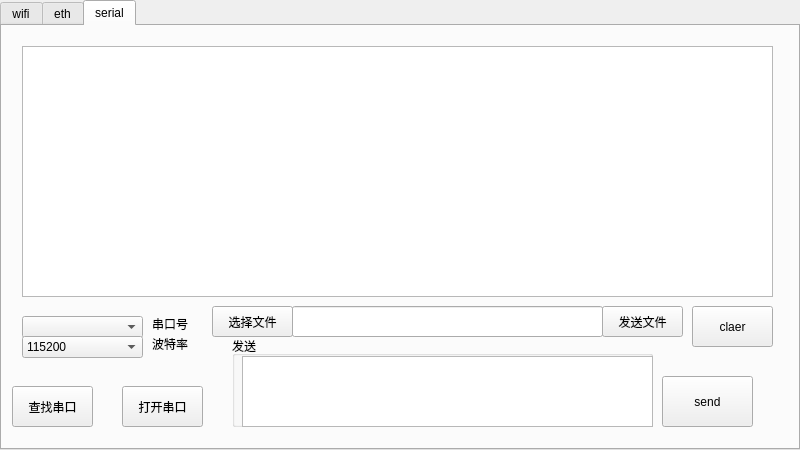
<?xml version="1.0" encoding="UTF-8"?>
<ui version="4.0">
 <class>MainWindow</class>
 <widget class="QMainWindow" name="MainWindow">
  <property name="geometry">
   <rect>
    <x>0</x>
    <y>0</y>
    <width>800</width>
    <height>450</height>
   </rect>
  </property>
  <property name="windowTitle">
   <string>MainWindow</string>
  </property>
  <widget class="QWidget" name="centralwidget">
   <widget class="QTabWidget" name="tabWidget">
    <property name="geometry">
     <rect>
      <x>0</x>
      <y>0</y>
      <width>800</width>
      <height>450</height>
     </rect>
    </property>
    <property name="currentIndex">
     <number>2</number>
    </property>
    <widget class="QWidget" name="tab_wifi">
     <attribute name="title">
      <string>wifi</string>
     </attribute>
     <widget class="QPushButton" name="wifi_send">
      <property name="geometry">
       <rect>
        <x>700</x>
        <y>340</y>
        <width>51</width>
        <height>61</height>
       </rect>
      </property>
      <property name="text">
       <string>Send</string>
      </property>
     </widget>
     <widget class="QPushButton" name="wifi_clear">
      <property name="geometry">
       <rect>
        <x>610</x>
        <y>210</y>
        <width>120</width>
        <height>21</height>
       </rect>
      </property>
      <property name="text">
       <string>Clear</string>
      </property>
     </widget>
     <widget class="QGroupBox" name="groupBox_3">
      <property name="geometry">
       <rect>
        <x>10</x>
        <y>10</y>
        <width>721</width>
        <height>201</height>
       </rect>
      </property>
      <property name="title">
       <string>接收区</string>
      </property>
      <layout class="QVBoxLayout" name="verticalLayout_4">
       <property name="spacing">
        <number>0</number>
       </property>
       <property name="sizeConstraint">
        <enum>QLayout::SetDefaultConstraint</enum>
       </property>
       <property name="leftMargin">
        <number>0</number>
       </property>
       <property name="topMargin">
        <number>0</number>
       </property>
       <property name="rightMargin">
        <number>0</number>
       </property>
       <property name="bottomMargin">
        <number>0</number>
       </property>
       <item>
        <widget class="QTextEdit" name="wifi_receive_text"/>
       </item>
      </layout>
     </widget>
     <widget class="QWidget" name="layoutWidget_3">
      <property name="geometry">
       <rect>
        <x>10</x>
        <y>242</y>
        <width>291</width>
        <height>151</height>
       </rect>
      </property>
      <layout class="QGridLayout" name="gridLayout_3" columnstretch="5,2">
       <property name="spacing">
        <number>0</number>
       </property>
       <item row="1" column="0">
        <layout class="QHBoxLayout" name="horizontalLayout_11">
         <property name="spacing">
          <number>0</number>
         </property>
         <item>
          <widget class="QLabel" name="label_5">
           <property name="sizePolicy">
            <sizepolicy hsizetype="Fixed" vsizetype="Fixed">
             <horstretch>0</horstretch>
             <verstretch>0</verstretch>
            </sizepolicy>
           </property>
           <property name="text">
            <string>DIP:</string>
           </property>
          </widget>
         </item>
         <item>
          <widget class="QLineEdit" name="wifi_dip">
           <property name="sizePolicy">
            <sizepolicy hsizetype="Fixed" vsizetype="Fixed">
             <horstretch>0</horstretch>
             <verstretch>0</verstretch>
            </sizepolicy>
           </property>
           <property name="maximumSize">
            <size>
             <width>150</width>
             <height>25</height>
            </size>
           </property>
          </widget>
         </item>
        </layout>
       </item>
       <item row="1" column="1">
        <layout class="QHBoxLayout" name="horizontalLayout_5" stretch="0,0">
         <property name="spacing">
          <number>0</number>
         </property>
         <item>
          <widget class="QLabel" name="label_8">
           <property name="sizePolicy">
            <sizepolicy hsizetype="Fixed" vsizetype="Fixed">
             <horstretch>0</horstretch>
             <verstretch>0</verstretch>
            </sizepolicy>
           </property>
           <property name="text">
            <string>DPORT:</string>
           </property>
          </widget>
         </item>
         <item>
          <widget class="QLineEdit" name="wifi_dport">
           <property name="sizePolicy">
            <sizepolicy hsizetype="Fixed" vsizetype="Fixed">
             <horstretch>0</horstretch>
             <verstretch>0</verstretch>
            </sizepolicy>
           </property>
           <property name="minimumSize">
            <size>
             <width>55</width>
             <height>20</height>
            </size>
           </property>
           <property name="maximumSize">
            <size>
             <width>50</width>
             <height>25</height>
            </size>
           </property>
          </widget>
         </item>
        </layout>
       </item>
       <item row="2" column="0">
        <layout class="QHBoxLayout" name="horizontalLayout_12">
         <property name="spacing">
          <number>0</number>
         </property>
         <item>
          <widget class="QLabel" name="label_10">
           <property name="sizePolicy">
            <sizepolicy hsizetype="Fixed" vsizetype="Fixed">
             <horstretch>0</horstretch>
             <verstretch>0</verstretch>
            </sizepolicy>
           </property>
           <property name="text">
            <string>SIP:</string>
           </property>
          </widget>
         </item>
         <item>
          <widget class="QLineEdit" name="wifi_sip">
           <property name="sizePolicy">
            <sizepolicy hsizetype="Fixed" vsizetype="Fixed">
             <horstretch>0</horstretch>
             <verstretch>0</verstretch>
            </sizepolicy>
           </property>
           <property name="maximumSize">
            <size>
             <width>150</width>
             <height>25</height>
            </size>
           </property>
          </widget>
         </item>
        </layout>
       </item>
       <item row="2" column="1">
        <layout class="QHBoxLayout" name="horizontalLayout_6" stretch="1,1">
         <property name="spacing">
          <number>0</number>
         </property>
         <item>
          <widget class="QLabel" name="label_11">
           <property name="sizePolicy">
            <sizepolicy hsizetype="Fixed" vsizetype="Fixed">
             <horstretch>0</horstretch>
             <verstretch>0</verstretch>
            </sizepolicy>
           </property>
           <property name="text">
            <string>SPORT:</string>
           </property>
          </widget>
         </item>
         <item>
          <widget class="QLineEdit" name="wifi_sport">
           <property name="sizePolicy">
            <sizepolicy hsizetype="Fixed" vsizetype="Fixed">
             <horstretch>0</horstretch>
             <verstretch>0</verstretch>
            </sizepolicy>
           </property>
           <property name="minimumSize">
            <size>
             <width>55</width>
             <height>20</height>
            </size>
           </property>
           <property name="maximumSize">
            <size>
             <width>50</width>
             <height>25</height>
            </size>
           </property>
          </widget>
         </item>
        </layout>
       </item>
       <item row="0" column="0" colspan="2">
        <layout class="QHBoxLayout" name="horizontalLayout_13">
         <item>
          <widget class="QLabel" name="label_12">
           <property name="sizePolicy">
            <sizepolicy hsizetype="Fixed" vsizetype="Fixed">
             <horstretch>0</horstretch>
             <verstretch>0</verstretch>
            </sizepolicy>
           </property>
           <property name="text">
            <string>通信模式：</string>
           </property>
          </widget>
         </item>
         <item>
          <widget class="QComboBox" name="wifi_role">
           <property name="maximumSize">
            <size>
             <width>16777215</width>
             <height>25</height>
            </size>
           </property>
           <property name="styleSheet">
            <string notr="true"/>
           </property>
           <item>
            <property name="text">
             <string>client</string>
            </property>
           </item>
           <item>
            <property name="text">
             <string>server</string>
            </property>
           </item>
          </widget>
         </item>
        </layout>
       </item>
       <item row="3" column="0" colspan="2">
        <layout class="QHBoxLayout" name="horizontalLayout_14">
         <property name="spacing">
          <number>0</number>
         </property>
         <item>
          <widget class="QPushButton" name="wifi_start">
           <property name="enabled">
            <bool>true</bool>
           </property>
           <property name="sizePolicy">
            <sizepolicy hsizetype="Preferred" vsizetype="Preferred">
             <horstretch>0</horstretch>
             <verstretch>0</verstretch>
            </sizepolicy>
           </property>
           <property name="minimumSize">
            <size>
             <width>0</width>
             <height>0</height>
            </size>
           </property>
           <property name="focusPolicy">
            <enum>Qt::NoFocus</enum>
           </property>
           <property name="text">
            <string>Start</string>
           </property>
          </widget>
         </item>
         <item>
          <widget class="QPushButton" name="wifi_stop">
           <property name="sizePolicy">
            <sizepolicy hsizetype="Preferred" vsizetype="Preferred">
             <horstretch>0</horstretch>
             <verstretch>0</verstretch>
            </sizepolicy>
           </property>
           <property name="focusPolicy">
            <enum>Qt::NoFocus</enum>
           </property>
           <property name="text">
            <string>Stop</string>
           </property>
          </widget>
         </item>
        </layout>
       </item>
      </layout>
     </widget>
     <widget class="QTextEdit" name="wifi_send_text">
      <property name="geometry">
       <rect>
        <x>310</x>
        <y>240</y>
        <width>391</width>
        <height>161</height>
       </rect>
      </property>
     </widget>
    </widget>
    <widget class="QWidget" name="tab_eth">
     <attribute name="title">
      <string>eth</string>
     </attribute>
     <widget class="QPushButton" name="eth_send">
      <property name="geometry">
       <rect>
        <x>700</x>
        <y>340</y>
        <width>51</width>
        <height>61</height>
       </rect>
      </property>
      <property name="text">
       <string>Send</string>
      </property>
     </widget>
     <widget class="QPushButton" name="eth_clear">
      <property name="geometry">
       <rect>
        <x>610</x>
        <y>210</y>
        <width>120</width>
        <height>21</height>
       </rect>
      </property>
      <property name="text">
       <string>Clear</string>
      </property>
     </widget>
     <widget class="QTextEdit" name="eth_send_text">
      <property name="geometry">
       <rect>
        <x>310</x>
        <y>240</y>
        <width>391</width>
        <height>161</height>
       </rect>
      </property>
     </widget>
     <widget class="QGroupBox" name="groupBox_2">
      <property name="geometry">
       <rect>
        <x>10</x>
        <y>10</y>
        <width>721</width>
        <height>201</height>
       </rect>
      </property>
      <property name="title">
       <string>接收区</string>
      </property>
      <layout class="QVBoxLayout" name="verticalLayout_3">
       <property name="spacing">
        <number>0</number>
       </property>
       <property name="sizeConstraint">
        <enum>QLayout::SetDefaultConstraint</enum>
       </property>
       <property name="leftMargin">
        <number>0</number>
       </property>
       <property name="topMargin">
        <number>0</number>
       </property>
       <property name="rightMargin">
        <number>0</number>
       </property>
       <property name="bottomMargin">
        <number>0</number>
       </property>
       <item>
        <widget class="QTextEdit" name="eth_receive_text"/>
       </item>
      </layout>
     </widget>
     <widget class="QWidget" name="layoutWidget_2">
      <property name="geometry">
       <rect>
        <x>10</x>
        <y>242</y>
        <width>291</width>
        <height>151</height>
       </rect>
      </property>
      <layout class="QGridLayout" name="gridLayout_2" columnstretch="5,2">
       <property name="spacing">
        <number>0</number>
       </property>
       <item row="1" column="0">
        <layout class="QHBoxLayout" name="horizontalLayout_9">
         <property name="spacing">
          <number>0</number>
         </property>
         <item>
          <widget class="QLabel" name="label_3">
           <property name="sizePolicy">
            <sizepolicy hsizetype="Fixed" vsizetype="Fixed">
             <horstretch>0</horstretch>
             <verstretch>0</verstretch>
            </sizepolicy>
           </property>
           <property name="text">
            <string>DIP:</string>
           </property>
          </widget>
         </item>
         <item>
          <widget class="QLineEdit" name="eth_dip">
           <property name="sizePolicy">
            <sizepolicy hsizetype="Fixed" vsizetype="Fixed">
             <horstretch>0</horstretch>
             <verstretch>0</verstretch>
            </sizepolicy>
           </property>
           <property name="maximumSize">
            <size>
             <width>150</width>
             <height>25</height>
            </size>
           </property>
          </widget>
         </item>
        </layout>
       </item>
       <item row="1" column="1">
        <layout class="QHBoxLayout" name="horizontalLayout_3" stretch="0,0">
         <property name="spacing">
          <number>0</number>
         </property>
         <item>
          <widget class="QLabel" name="label_4">
           <property name="sizePolicy">
            <sizepolicy hsizetype="Fixed" vsizetype="Fixed">
             <horstretch>0</horstretch>
             <verstretch>0</verstretch>
            </sizepolicy>
           </property>
           <property name="text">
            <string>DPORT:</string>
           </property>
          </widget>
         </item>
         <item>
          <widget class="QLineEdit" name="eth_dport">
           <property name="sizePolicy">
            <sizepolicy hsizetype="Fixed" vsizetype="Fixed">
             <horstretch>0</horstretch>
             <verstretch>0</verstretch>
            </sizepolicy>
           </property>
           <property name="minimumSize">
            <size>
             <width>55</width>
             <height>20</height>
            </size>
           </property>
           <property name="maximumSize">
            <size>
             <width>50</width>
             <height>25</height>
            </size>
           </property>
          </widget>
         </item>
        </layout>
       </item>
       <item row="2" column="0">
        <layout class="QHBoxLayout" name="horizontalLayout_10">
         <property name="spacing">
          <number>0</number>
         </property>
         <item>
          <widget class="QLabel" name="label_7">
           <property name="sizePolicy">
            <sizepolicy hsizetype="Fixed" vsizetype="Fixed">
             <horstretch>0</horstretch>
             <verstretch>0</verstretch>
            </sizepolicy>
           </property>
           <property name="text">
            <string>SIP:</string>
           </property>
          </widget>
         </item>
         <item>
          <widget class="QLineEdit" name="eth_sip">
           <property name="sizePolicy">
            <sizepolicy hsizetype="Fixed" vsizetype="Fixed">
             <horstretch>0</horstretch>
             <verstretch>0</verstretch>
            </sizepolicy>
           </property>
           <property name="maximumSize">
            <size>
             <width>150</width>
             <height>25</height>
            </size>
           </property>
          </widget>
         </item>
        </layout>
       </item>
       <item row="2" column="1">
        <layout class="QHBoxLayout" name="horizontalLayout_4" stretch="1,1">
         <property name="spacing">
          <number>0</number>
         </property>
         <item>
          <widget class="QLabel" name="label_9">
           <property name="sizePolicy">
            <sizepolicy hsizetype="Fixed" vsizetype="Fixed">
             <horstretch>0</horstretch>
             <verstretch>0</verstretch>
            </sizepolicy>
           </property>
           <property name="text">
            <string>SPORT:</string>
           </property>
          </widget>
         </item>
         <item>
          <widget class="QLineEdit" name="eth_sport">
           <property name="sizePolicy">
            <sizepolicy hsizetype="Fixed" vsizetype="Fixed">
             <horstretch>0</horstretch>
             <verstretch>0</verstretch>
            </sizepolicy>
           </property>
           <property name="minimumSize">
            <size>
             <width>55</width>
             <height>20</height>
            </size>
           </property>
           <property name="maximumSize">
            <size>
             <width>50</width>
             <height>25</height>
            </size>
           </property>
          </widget>
         </item>
        </layout>
       </item>
       <item row="0" column="0" colspan="2">
        <layout class="QHBoxLayout" name="horizontalLayout_7">
         <item>
          <widget class="QLabel" name="label_6">
           <property name="sizePolicy">
            <sizepolicy hsizetype="Fixed" vsizetype="Fixed">
             <horstretch>0</horstretch>
             <verstretch>0</verstretch>
            </sizepolicy>
           </property>
           <property name="text">
            <string>通信模式：</string>
           </property>
          </widget>
         </item>
         <item>
          <widget class="QComboBox" name="eth_role">
           <property name="maximumSize">
            <size>
             <width>16777215</width>
             <height>25</height>
            </size>
           </property>
           <property name="styleSheet">
            <string notr="true"/>
           </property>
           <item>
            <property name="text">
             <string>client</string>
            </property>
           </item>
           <item>
            <property name="text">
             <string>server</string>
            </property>
           </item>
          </widget>
         </item>
        </layout>
       </item>
       <item row="3" column="0" colspan="2">
        <layout class="QHBoxLayout" name="horizontalLayout_8">
         <property name="spacing">
          <number>0</number>
         </property>
         <item>
          <widget class="QPushButton" name="eth_start">
           <property name="enabled">
            <bool>true</bool>
           </property>
           <property name="sizePolicy">
            <sizepolicy hsizetype="Preferred" vsizetype="Preferred">
             <horstretch>0</horstretch>
             <verstretch>0</verstretch>
            </sizepolicy>
           </property>
           <property name="minimumSize">
            <size>
             <width>0</width>
             <height>0</height>
            </size>
           </property>
           <property name="focusPolicy">
            <enum>Qt::NoFocus</enum>
           </property>
           <property name="text">
            <string>Start</string>
           </property>
          </widget>
         </item>
         <item>
          <widget class="QPushButton" name="eth_stop">
           <property name="sizePolicy">
            <sizepolicy hsizetype="Preferred" vsizetype="Preferred">
             <horstretch>0</horstretch>
             <verstretch>0</verstretch>
            </sizepolicy>
           </property>
           <property name="focusPolicy">
            <enum>Qt::NoFocus</enum>
           </property>
           <property name="text">
            <string>Stop</string>
           </property>
          </widget>
         </item>
        </layout>
       </item>
      </layout>
     </widget>
    </widget>
    <widget class="QWidget" name="tab">
     <attribute name="title">
      <string>serial</string>
     </attribute>
     <widget class="QTextEdit" name="serial_receive_text">
      <property name="geometry">
       <rect>
        <x>20</x>
        <y>20</y>
        <width>751</width>
        <height>251</height>
       </rect>
      </property>
     </widget>
     <widget class="QPushButton" name="serial_open">
      <property name="geometry">
       <rect>
        <x>120</x>
        <y>360</y>
        <width>81</width>
        <height>41</height>
       </rect>
      </property>
      <property name="text">
       <string>打开串口</string>
      </property>
     </widget>
     <widget class="QGroupBox" name="groupBox">
      <property name="geometry">
       <rect>
        <x>230</x>
        <y>310</y>
        <width>421</width>
        <height>91</height>
       </rect>
      </property>
      <property name="title">
       <string>发送</string>
      </property>
      <widget class="QTextEdit" name="serial_send_text">
       <property name="geometry">
        <rect>
         <x>10</x>
         <y>20</y>
         <width>411</width>
         <height>71</height>
        </rect>
       </property>
      </widget>
     </widget>
     <widget class="QPushButton" name="serial_send">
      <property name="geometry">
       <rect>
        <x>660</x>
        <y>350</y>
        <width>91</width>
        <height>51</height>
       </rect>
      </property>
      <property name="text">
       <string>send</string>
      </property>
     </widget>
     <widget class="QPushButton" name="serial_clear">
      <property name="geometry">
       <rect>
        <x>690</x>
        <y>280</y>
        <width>81</width>
        <height>41</height>
       </rect>
      </property>
      <property name="text">
       <string>claer</string>
      </property>
     </widget>
     <widget class="QComboBox" name="serial_port">
      <property name="geometry">
       <rect>
        <x>20</x>
        <y>290</y>
        <width>121</width>
        <height>22</height>
       </rect>
      </property>
     </widget>
     <widget class="QComboBox" name="serial_baud">
      <property name="geometry">
       <rect>
        <x>20</x>
        <y>310</y>
        <width>121</width>
        <height>22</height>
       </rect>
      </property>
      <item>
       <property name="text">
        <string>115200</string>
       </property>
      </item>
      <item>
       <property name="text">
        <string>9600</string>
       </property>
      </item>
     </widget>
     <widget class="QLabel" name="label">
      <property name="geometry">
       <rect>
        <x>150</x>
        <y>290</y>
        <width>61</width>
        <height>16</height>
       </rect>
      </property>
      <property name="text">
       <string>串口号</string>
      </property>
     </widget>
     <widget class="QLabel" name="label_2">
      <property name="geometry">
       <rect>
        <x>150</x>
        <y>310</y>
        <width>71</width>
        <height>16</height>
       </rect>
      </property>
      <property name="text">
       <string>波特率</string>
      </property>
     </widget>
     <widget class="QPushButton" name="chose_file">
      <property name="geometry">
       <rect>
        <x>210</x>
        <y>280</y>
        <width>81</width>
        <height>31</height>
       </rect>
      </property>
      <property name="text">
       <string>选择文件</string>
      </property>
     </widget>
     <widget class="QPushButton" name="sendfile">
      <property name="geometry">
       <rect>
        <x>600</x>
        <y>280</y>
        <width>81</width>
        <height>31</height>
       </rect>
      </property>
      <property name="text">
       <string>发送文件</string>
      </property>
     </widget>
     <widget class="QLineEdit" name="file_path">
      <property name="geometry">
       <rect>
        <x>290</x>
        <y>280</y>
        <width>311</width>
        <height>31</height>
       </rect>
      </property>
     </widget>
     <widget class="QPushButton" name="find_port">
      <property name="geometry">
       <rect>
        <x>10</x>
        <y>360</y>
        <width>81</width>
        <height>41</height>
       </rect>
      </property>
      <property name="text">
       <string>查找串口</string>
      </property>
     </widget>
    </widget>
   </widget>
  </widget>
  <widget class="QMenuBar" name="menubar">
   <property name="geometry">
    <rect>
     <x>0</x>
     <y>0</y>
     <width>800</width>
     <height>18</height>
    </rect>
   </property>
  </widget>
 </widget>
 <resources/>
 <connections/>
</ui>
